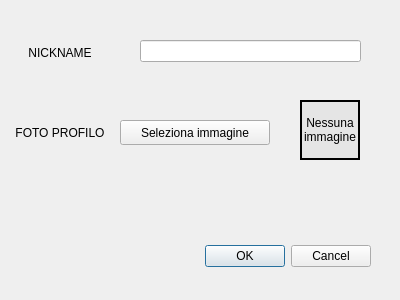
<?xml version="1.0" encoding="UTF-8"?>
<ui version="4.0">
 <class>changeProfileDialog</class>
 <widget class="QDialog" name="changeProfileDialog">
  <property name="geometry">
   <rect>
    <x>0</x>
    <y>0</y>
    <width>400</width>
    <height>300</height>
   </rect>
  </property>
  <property name="contextMenuPolicy">
   <enum>Qt::DefaultContextMenu</enum>
  </property>
  <property name="windowTitle">
   <string>Modifica Profilo</string>
  </property>
  <widget class="QDialogButtonBox" name="buttonBox">
   <property name="geometry">
    <rect>
     <x>30</x>
     <y>240</y>
     <width>341</width>
     <height>32</height>
    </rect>
   </property>
   <property name="orientation">
    <enum>Qt::Horizontal</enum>
   </property>
   <property name="standardButtons">
    <set>QDialogButtonBox::Cancel|QDialogButtonBox::Ok</set>
   </property>
  </widget>
  <widget class="QLabel" name="label">
   <property name="geometry">
    <rect>
     <x>10</x>
     <y>40</y>
     <width>100</width>
     <height>25</height>
    </rect>
   </property>
   <property name="sizePolicy">
    <sizepolicy hsizetype="Fixed" vsizetype="Fixed">
     <horstretch>0</horstretch>
     <verstretch>0</verstretch>
    </sizepolicy>
   </property>
   <property name="minimumSize">
    <size>
     <width>100</width>
     <height>25</height>
    </size>
   </property>
   <property name="maximumSize">
    <size>
     <width>100</width>
     <height>25</height>
    </size>
   </property>
   <property name="text">
    <string>NICKNAME</string>
   </property>
   <property name="alignment">
    <set>Qt::AlignCenter</set>
   </property>
   <property name="wordWrap">
    <bool>true</bool>
   </property>
  </widget>
  <widget class="QLabel" name="label_2">
   <property name="geometry">
    <rect>
     <x>10</x>
     <y>120</y>
     <width>100</width>
     <height>25</height>
    </rect>
   </property>
   <property name="sizePolicy">
    <sizepolicy hsizetype="Fixed" vsizetype="Fixed">
     <horstretch>0</horstretch>
     <verstretch>0</verstretch>
    </sizepolicy>
   </property>
   <property name="minimumSize">
    <size>
     <width>100</width>
     <height>25</height>
    </size>
   </property>
   <property name="maximumSize">
    <size>
     <width>100</width>
     <height>25</height>
    </size>
   </property>
   <property name="text">
    <string>FOTO PROFILO</string>
   </property>
   <property name="alignment">
    <set>Qt::AlignCenter</set>
   </property>
   <property name="wordWrap">
    <bool>true</bool>
   </property>
  </widget>
  <widget class="QPushButton" name="selectImageButton">
   <property name="geometry">
    <rect>
     <x>120</x>
     <y>120</y>
     <width>150</width>
     <height>25</height>
    </rect>
   </property>
   <property name="sizePolicy">
    <sizepolicy hsizetype="Fixed" vsizetype="Fixed">
     <horstretch>0</horstretch>
     <verstretch>0</verstretch>
    </sizepolicy>
   </property>
   <property name="minimumSize">
    <size>
     <width>150</width>
     <height>25</height>
    </size>
   </property>
   <property name="maximumSize">
    <size>
     <width>125</width>
     <height>25</height>
    </size>
   </property>
   <property name="text">
    <string>Seleziona immagine</string>
   </property>
  </widget>
  <widget class="QLabel" name="label_3">
   <property name="geometry">
    <rect>
     <x>300</x>
     <y>100</y>
     <width>60</width>
     <height>60</height>
    </rect>
   </property>
   <property name="sizePolicy">
    <sizepolicy hsizetype="Fixed" vsizetype="Fixed">
     <horstretch>0</horstretch>
     <verstretch>0</verstretch>
    </sizepolicy>
   </property>
   <property name="minimumSize">
    <size>
     <width>60</width>
     <height>60</height>
    </size>
   </property>
   <property name="maximumSize">
    <size>
     <width>60</width>
     <height>60</height>
    </size>
   </property>
   <property name="sizeIncrement">
    <size>
     <width>0</width>
     <height>0</height>
    </size>
   </property>
   <property name="styleSheet">
    <string notr="true">background-color: rgb(229, 229, 229);</string>
   </property>
   <property name="frameShape">
    <enum>QFrame::WinPanel</enum>
   </property>
   <property name="text">
    <string>Nessuna immagine</string>
   </property>
   <property name="scaledContents">
    <bool>true</bool>
   </property>
   <property name="alignment">
    <set>Qt::AlignCenter</set>
   </property>
   <property name="wordWrap">
    <bool>true</bool>
   </property>
  </widget>
  <widget class="QLineEdit" name="Nickname">
   <property name="geometry">
    <rect>
     <x>140</x>
     <y>40</y>
     <width>221</width>
     <height>22</height>
    </rect>
   </property>
  </widget>
 </widget>
 <resources/>
 <connections>
  <connection>
   <sender>buttonBox</sender>
   <signal>rejected()</signal>
   <receiver>changeProfileDialog</receiver>
   <slot>reject()</slot>
   <hints>
    <hint type="sourcelabel">
     <x>316</x>
     <y>260</y>
    </hint>
    <hint type="destinationlabel">
     <x>286</x>
     <y>274</y>
    </hint>
   </hints>
  </connection>
  <connection>
   <sender>buttonBox</sender>
   <signal>accepted()</signal>
   <receiver>changeProfileDialog</receiver>
   <slot>accept()</slot>
   <hints>
    <hint type="sourcelabel">
     <x>248</x>
     <y>254</y>
    </hint>
    <hint type="destinationlabel">
     <x>157</x>
     <y>274</y>
    </hint>
   </hints>
  </connection>
 </connections>
</ui>
